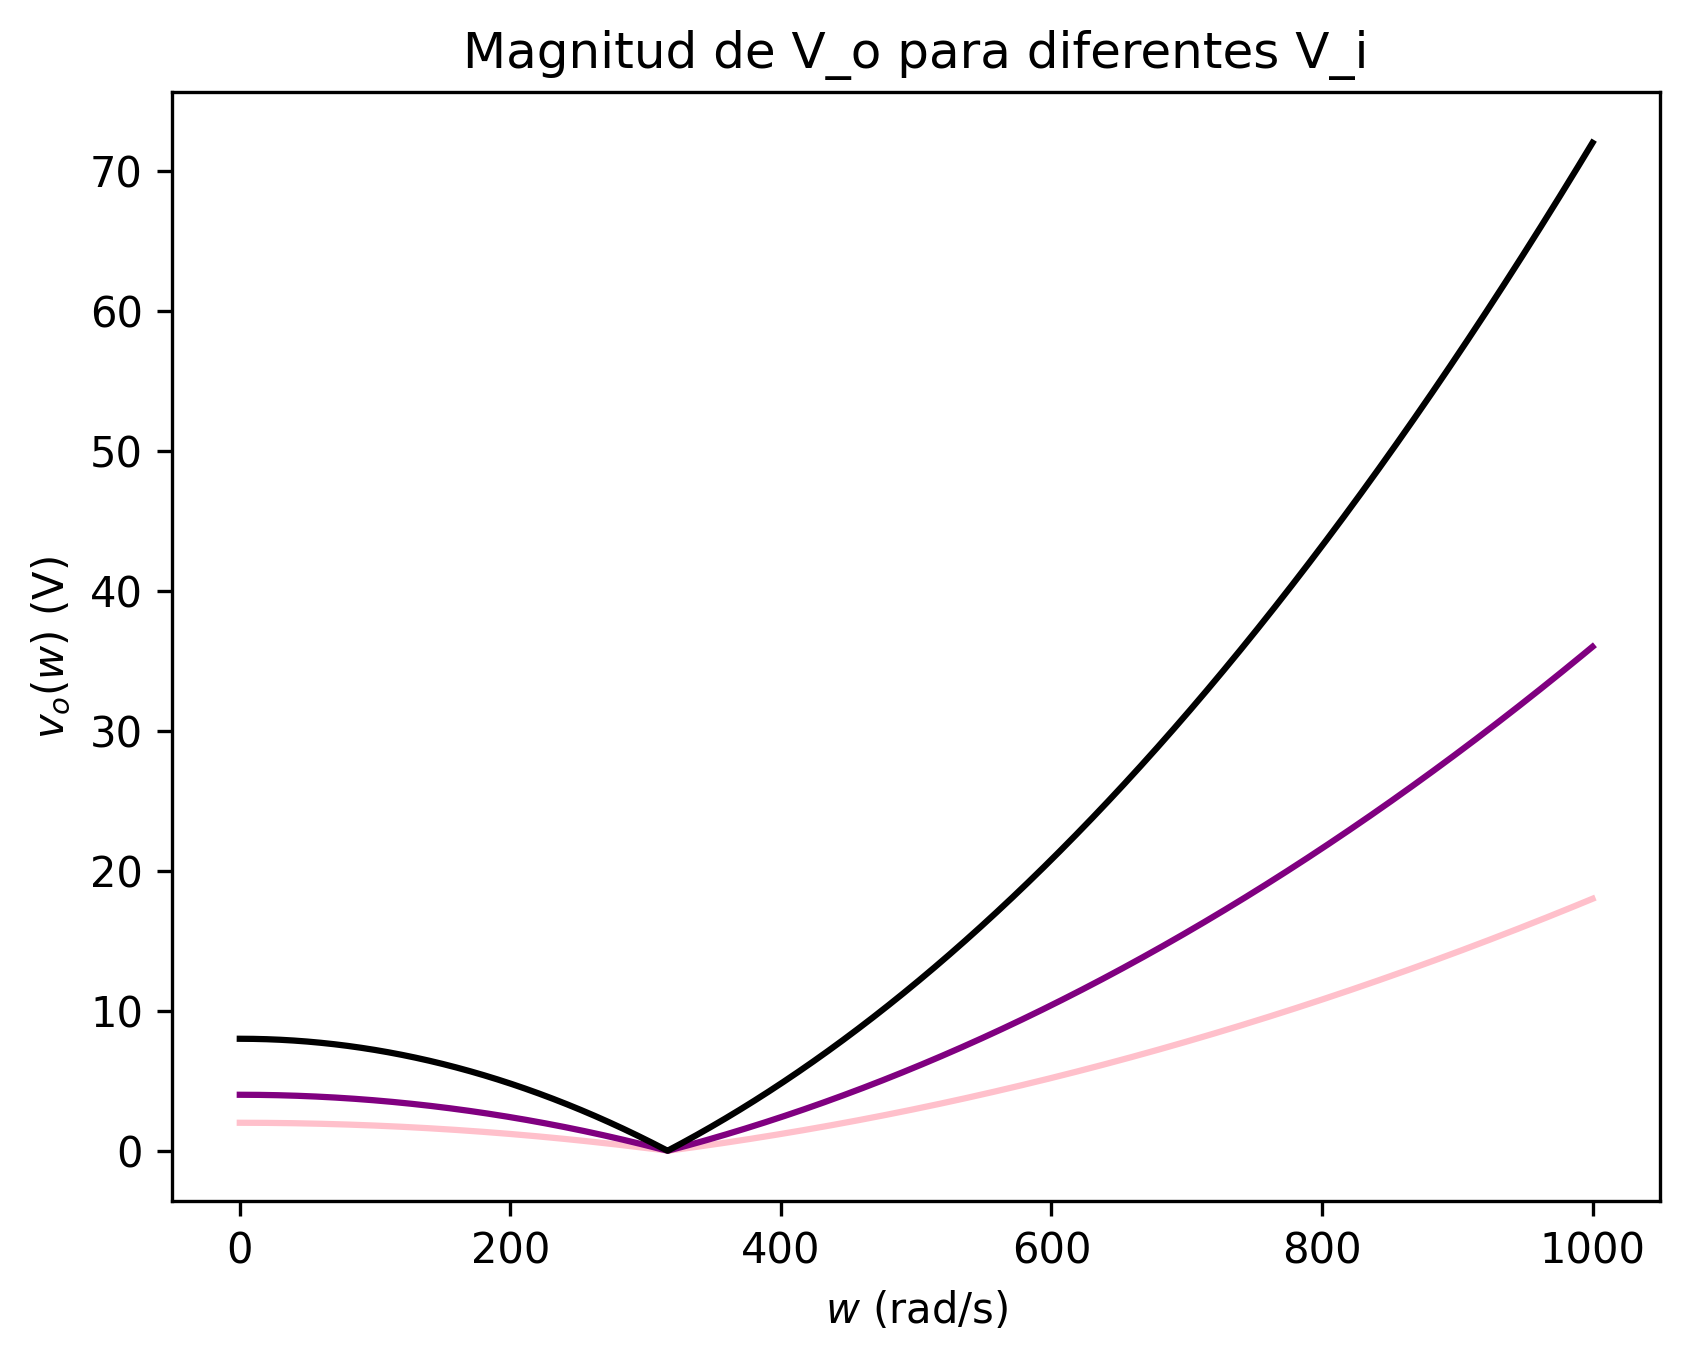

This figure's Python source:
import matplotlib.pyplot as plt
import numpy as np

def main():

    #plt.style.use(['science','no-latex'])
    
    """
    def voltaje(t): 
        print(t)
        if t < 0:
            return 18
        else:
            return 5.028*np.exp(-(50/9) * 1e6 * t) + 16.971
    """
    
    l, c = 100e-3, 100e-6
    
    vo = lambda w, vi : np.abs( vi * (1- (w**2)*l*c) )
    
    omegas = np.linspace(0, 1e3, 100000)

    fig = plt.figure()
    ax = fig.add_subplot()
    ax.set_title('Magnitud de V_o para diferentes V_i')
    ax.set_xlabel('$w$ (rad/s)',fontsize=10)
    ax.set_ylabel('$v_o(w)$ (V)',fontsize=10)
    
    lista_colores = ['pink', 'purple', 'black'] 
    lista_vi = [2, 4, 8]
    
    for i in range(3):
        plt.plot(omegas, vo(omegas, lista_vi[i]), color=lista_colores[i])
    
    plt.savefig('tarea3sofi.png', dpi=300, bbox_inches='tight')
    plt.show()
 
if __name__ == "__main__":
    main()
    